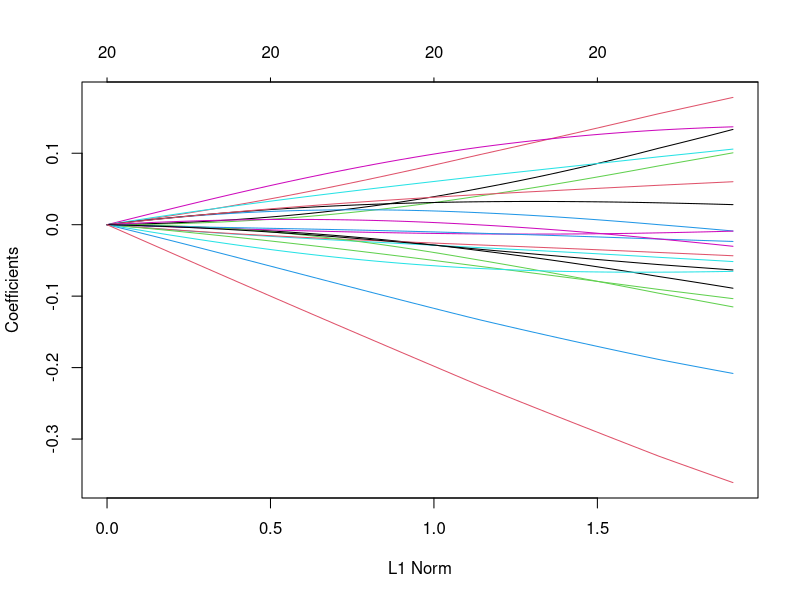
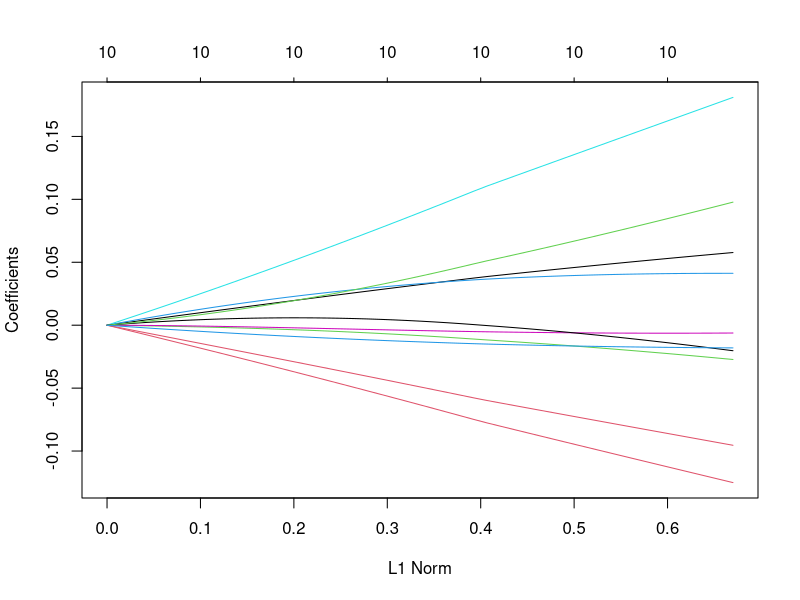
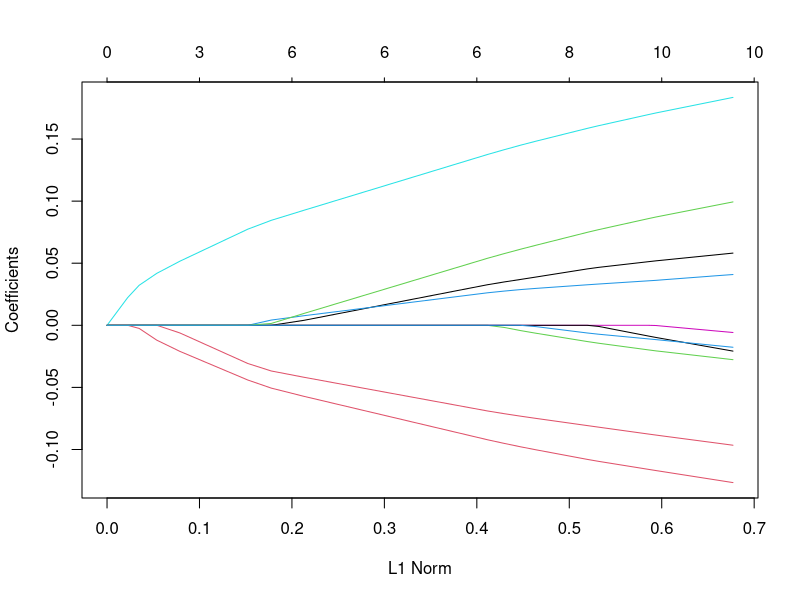
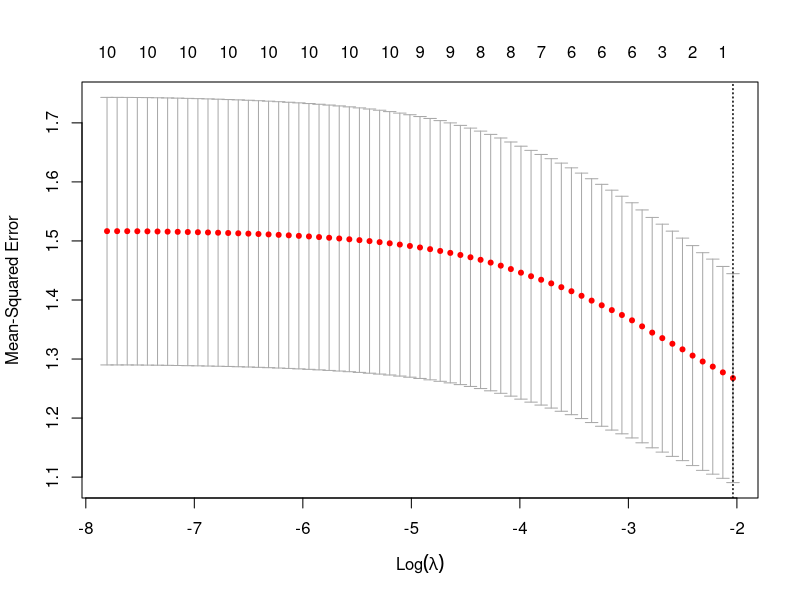
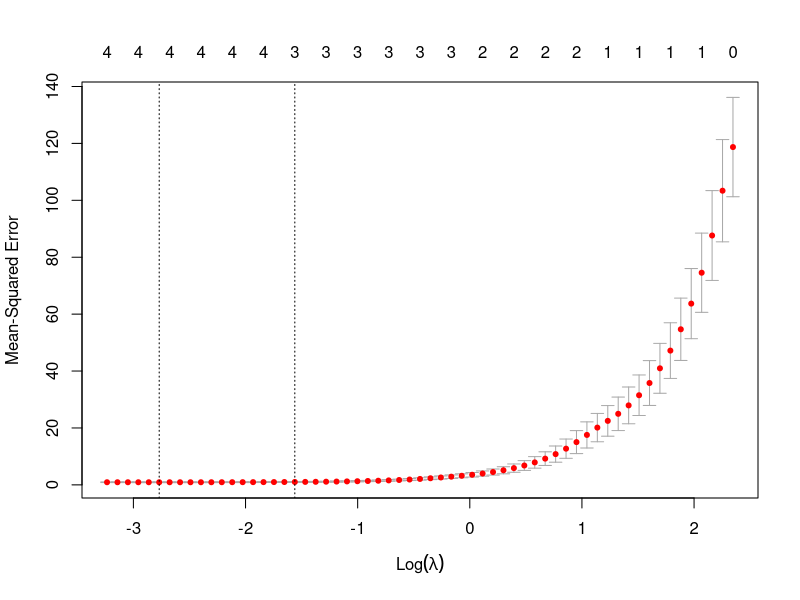
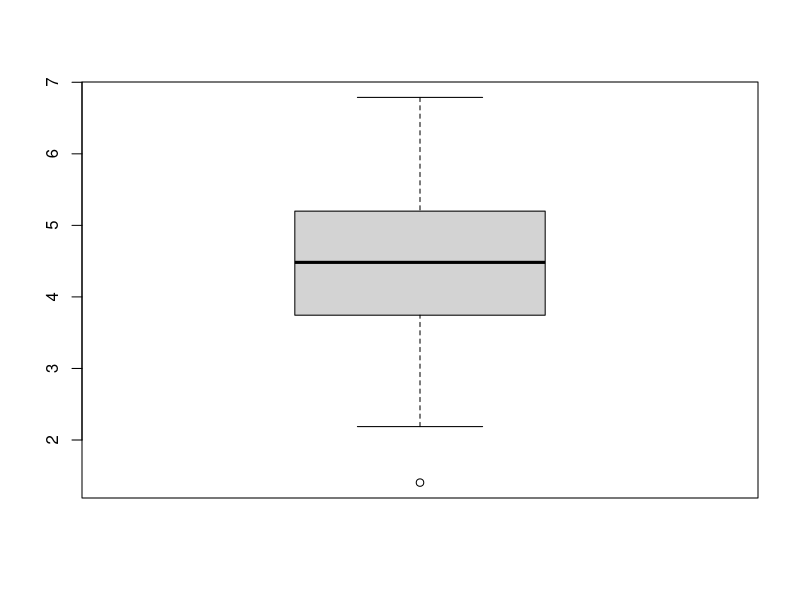
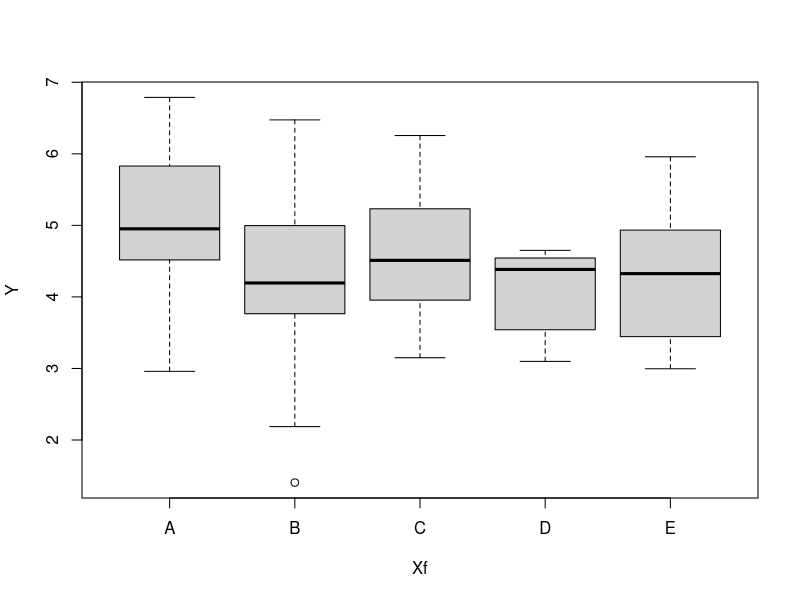

Write the R code that produced these figures, in order.
#ASML - session 4___________________________________________________________________________________________

install.packages('glmnet')
library(glmnet)

help(glmnet)

x = matrix(rnorm(100*20),100,20)
y = rnorm(100)
fit1 = glmnet(x,y,alpha=0)
plot(fit1)

x = matrix(rnorm(100*10),ncol=10)
fit1 = glmnet(x,y,alpha=0)
plot(fit1)
fit2=glmnet(x,y,alpha=1)
plot(fit2)
print(fit2)

help(cv.glmnet)
fit2cv = cv.glmnet(x,y)
plot(fit2cv)
names(fit2cv)

fit2cv$lambda.min
fit2cv$lambda.1se
coefficients(fit2)
X = matrix(data=0,ncol=5,nrow=100)
X[,1]=runif(100,-4,3)
X[,2]=rexp(100,4)
X[,3]=rexp(100,0.02)
X[,4]=rpois(100,10)
X[,5]=rf(100,2,5)
Y=-2+3*X[,2]-5*X[,1]+X[,4]+rnorm(100)
fitcv=cv.glmnet(X,Y)
plot(fitcv)

fit = glmnet(X,Y,alpha=1, lambda=fitcv$lambda.1se)
coefficients(fit)
cor(X)

reg = lm(Y~.,data=as.data.frame(X[,1:4]))
reg

#Exercise

X = matrix(data=c(rep(1,100),
           c(rep(1,20),rep(0,80)),
           c(rep(0,20),rep(1,25),rep(0,55)),
           c(rep(0,45),rep(1,20),rep(0,35)),
           c(rep(0,65),rep(1,10),rep(0,25)),
           c(rep(0,75),rep(1,25))),ncol=6)

B = matrix(data=c(4,0.5,0.4,0.6,0.2,0.1),ncol=1)
Y = X%*%B+matrix(data=rnorm(100),ncol=1)
Xf = factor(c(rep('A',20),
            rep('B',25),
            rep('C',20),
            rep('D',10),
            rep('E',25)))
boxplot(Y)
boxplot(Y~Xf)

mod = lm(Y~Xf)
mod

(Xf=='A')
n1 = sum(Xf=='A')
muhat = 1/n1*sum(Y*(Xf=='A'))
mod
n2 = sum(Xf=='B')
1/n2*sum(Y*(Xf=='B'))-muhat
summary(mod)
anova(mod)

#Exercise

X = matrix(data=c(rep(1,10),
                  c(rep(1,3),rep(0,7)),
                  c(rep(0,3),rep(1,3),rep(0,4)),
                  c(rep(0,6),rep(1,4)),
                  c(1,1,0,1,0,0,1,1,0,0),
                  c(0,0,1,0,1,1,0,0,1,1),
                  c(1,1,0,0,0,0,0,0,0,0),
                  c(0,0,1,0,0,0,0,0,0,0),
                  c(0,0,0,1,0,0,0,0,0,0),
                  c(0,0,0,0,1,1,0,0,0,0),
                  c(0,0,0,0,0,0,1,1,0,0),
                  c(0,0,0,0,0,0,0,0,1,1)),
                  ncol=12)

B = matrix(data=c(1,2,3,4,2,2,1,2,1,3,1,2),ncol=1)
Y = X%*%B+rnorm(10)
F1=factor(c(rep(1,3),rep(2,3),rep(3,4)))
F1
F2=factor(c(1,1,2,1,2,2,1,1,2,2))
F2
mod2=lm(Y~F1+F2)
mod2

mod1=lm(Y~F1+F2+F1*F2)
mod1

anova(mod1)
anova(mod2)

FF1 = as.numeric(F1)
FF1
FF2 = as.numeric(F2)
FF2
modb2=lm(Y~FF1+FF2)
modb2
